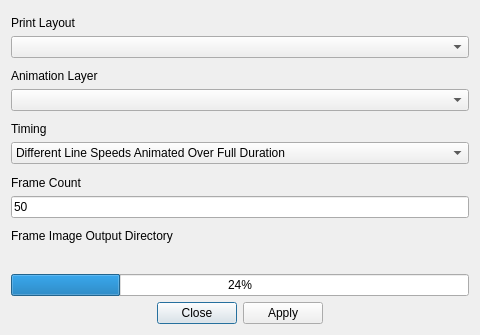
<?xml version="1.0" encoding="UTF-8"?>
<ui version="4.0">
 <class>mmqgis_animate_lines_form</class>
 <widget class="QDialog" name="mmqgis_animate_lines_form">
  <property name="windowModality">
   <enum>Qt::ApplicationModal</enum>
  </property>
  <property name="enabled">
   <bool>true</bool>
  </property>
  <property name="geometry">
   <rect>
    <x>0</x>
    <y>0</y>
    <width>480</width>
    <height>335</height>
   </rect>
  </property>
  <property name="mouseTracking">
   <bool>false</bool>
  </property>
  <property name="windowTitle">
   <string>Animate Lines</string>
  </property>
  <layout class="QVBoxLayout" name="verticalLayout">
   <item>
    <widget class="QLabel" name="label_5">
     <property name="text">
      <string>Print Layout</string>
     </property>
     <property name="alignment">
      <set>Qt::AlignBottom|Qt::AlignLeading|Qt::AlignLeft</set>
     </property>
    </widget>
   </item>
   <item>
    <widget class="QComboBox" name="print_layout"/>
   </item>
   <item>
    <widget class="QLabel" name="label_4">
     <property name="text">
      <string>Animation Layer</string>
     </property>
     <property name="alignment">
      <set>Qt::AlignBottom|Qt::AlignLeading|Qt::AlignLeft</set>
     </property>
    </widget>
   </item>
   <item>
    <widget class="QComboBox" name="input_layer_name"/>
   </item>
   <item>
    <widget class="QLabel" name="label_6">
     <property name="text">
      <string>Timing</string>
     </property>
     <property name="alignment">
      <set>Qt::AlignBottom|Qt::AlignLeading|Qt::AlignLeft</set>
     </property>
    </widget>
   </item>
   <item>
    <widget class="QComboBox" name="timing">
     <item>
      <property name="text">
       <string>Different Line Speeds Animated Over Full Duration</string>
      </property>
     </item>
     <item>
      <property name="text">
       <string>One Line Speed Determined By Longest Line</string>
      </property>
     </item>
    </widget>
   </item>
   <item>
    <widget class="QLabel" name="label_7">
     <property name="text">
      <string>Frame Count</string>
     </property>
     <property name="alignment">
      <set>Qt::AlignBottom|Qt::AlignLeading|Qt::AlignLeft</set>
     </property>
    </widget>
   </item>
   <item>
    <widget class="QLineEdit" name="frame_count">
     <property name="text">
      <string>50</string>
     </property>
     <property name="readOnly">
      <bool>false</bool>
     </property>
    </widget>
   </item>
   <item>
    <widget class="QLabel" name="label">
     <property name="text">
      <string>Frame Image Output Directory</string>
     </property>
     <property name="alignment">
      <set>Qt::AlignBottom|Qt::AlignLeading|Qt::AlignLeft</set>
     </property>
    </widget>
   </item>
   <item>
    <widget class="QgsFileWidget" name="frame_directory"/>
   </item>
   <item>
    <widget class="QProgressBar" name="status">
     <property name="value">
      <number>24</number>
     </property>
    </widget>
   </item>
   <item>
    <widget class="QDialogButtonBox" name="buttonBox">
     <property name="orientation">
      <enum>Qt::Horizontal</enum>
     </property>
     <property name="standardButtons">
      <set>QDialogButtonBox::Apply|QDialogButtonBox::Close</set>
     </property>
     <property name="centerButtons">
      <bool>true</bool>
     </property>
    </widget>
   </item>
  </layout>
 </widget>
 <customwidgets>
  <customwidget>
   <class>QgsFileWidget</class>
   <extends>QWidget</extends>
   <header>qgsfilewidget.h</header>
  </customwidget>
 </customwidgets>
 <tabstops>
  <tabstop>input_layer_name</tabstop>
  <tabstop>timing</tabstop>
  <tabstop>frame_count</tabstop>
  <tabstop>buttonBox</tabstop>
 </tabstops>
 <resources/>
 <connections>
  <connection>
   <sender>buttonBox</sender>
   <signal>accepted()</signal>
   <receiver>mmqgis_animate_lines_form</receiver>
   <slot>accept()</slot>
   <hints>
    <hint type="sourcelabel">
     <x>248</x>
     <y>254</y>
    </hint>
    <hint type="destinationlabel">
     <x>157</x>
     <y>274</y>
    </hint>
   </hints>
  </connection>
  <connection>
   <sender>buttonBox</sender>
   <signal>rejected()</signal>
   <receiver>mmqgis_animate_lines_form</receiver>
   <slot>reject()</slot>
   <hints>
    <hint type="sourcelabel">
     <x>316</x>
     <y>260</y>
    </hint>
    <hint type="destinationlabel">
     <x>286</x>
     <y>274</y>
    </hint>
   </hints>
  </connection>
 </connections>
</ui>
